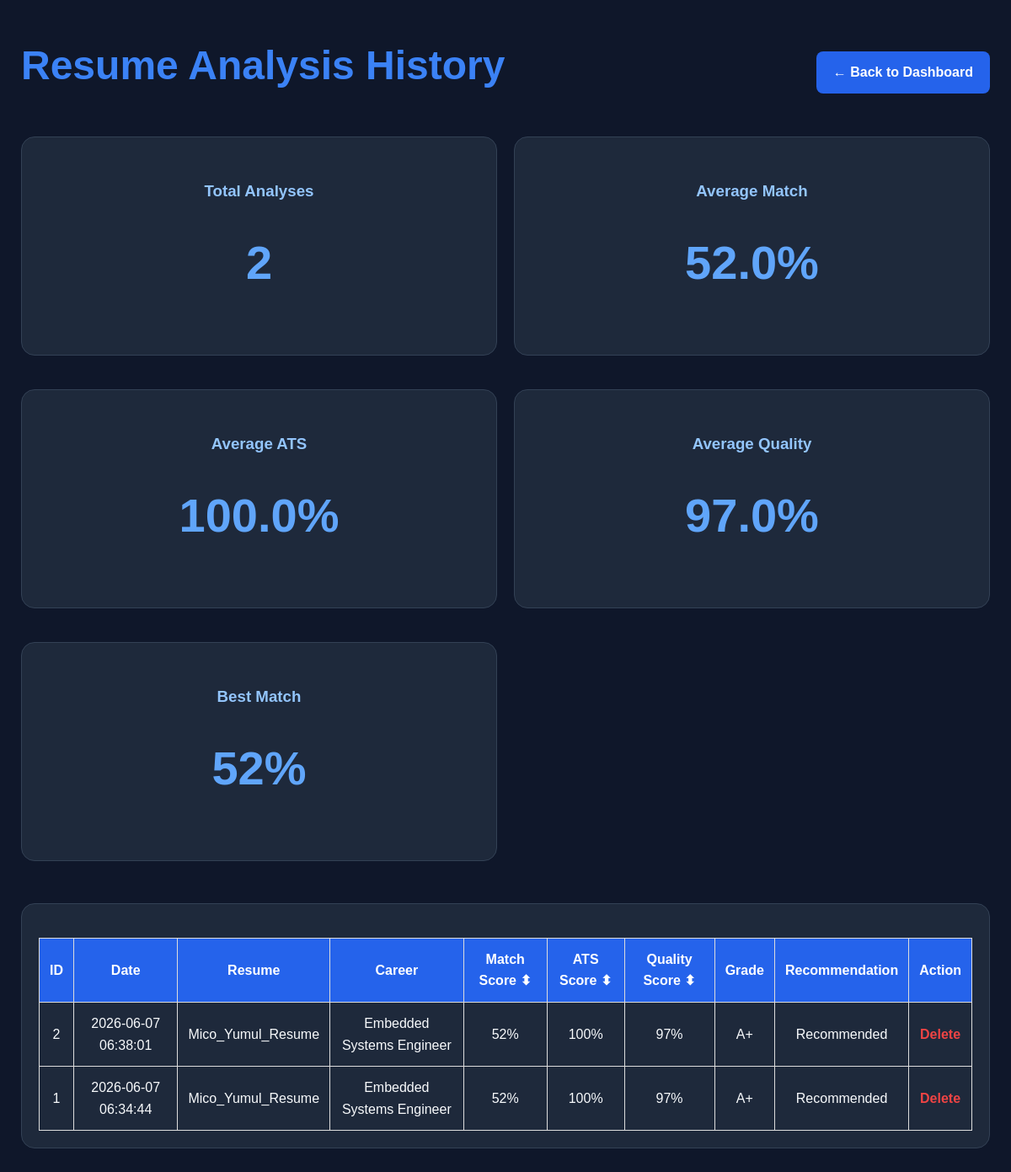
The app's page /history with its own data.
### tables this page shows
CREATE TABLE analyses (

        id INTEGER PRIMARY KEY AUTOINCREMENT,

        created_at TIMESTAMP DEFAULT CURRENT_TIMESTAMP,

        resume_name TEXT,

        predicted_career TEXT,

        match_score INTEGER,

        ats_score INTEGER,

        quality_score INTEGER,

        resume_grade TEXT,

        hiring_recommendation TEXT,

        skills_count INTEGER,

        domain_count INTEGER
    );

### app.py (the view)
@app.route("/history")
def history():
    analyses = get_all_analyses()
    stats = get_statistics()
    return render_template(
        "history.html",
        analyses=analyses,
        stats=stats
    )

### database.py (called while the page is built)
def get_all_analyses():
    conn = sqlite3.connect(DB_NAME)
    cursor = conn.cursor()
    cursor.execute("""
    SELECT *
    FROM analyses
    ORDER BY id DESC
    """)
    rows = cursor.fetchall()
    conn.close()
    return rows

def get_statistics():
    conn = sqlite3.connect(DB_NAME)
    cursor = conn.cursor()
    cursor.execute("""
    SELECT
        COUNT(*),
        AVG(match_score),
        AVG(ats_score),
        AVG(quality_score),
        MAX(match_score)
    FROM analyses
    """)
    stats = cursor.fetchone()
    conn.close()
    return stats

### templates/history.html (shortened to what this page needs)
<!DOCTYPE html>
<html lang="en">
<head>
    <link rel="stylesheet"
          href="{{ url_for('static', filename='css/style.css') }}">
</head>
<body>
<div class="container">
    <div class="header-container">
        <h1>Resume Analysis History</h1>
        <a href="/" class="btn btn-primary">
            ← Back to Dashboard
        </a>
    </div>
<div class="dashboard-grid history-metrics-grid">
    <div class="dashboard-card metric-card">
        <h3>Total Analyses</h3>
        <div class="metric-number">
            {{ stats[0] or 0 }}
        </div>
    </div>
    <div class="dashboard-card metric-card">
        <h3>Average Match</h3>
        <div class="metric-number">
            {{ "%.1f"|format(stats[1] or 0) }}%
        </div>
    </div>
    <div class="dashboard-card metric-card">
        <h3>Average ATS</h3>
        <div class="metric-number">
            {{ "%.1f"|format(stats[2] or 0) }}%
        </div>
    </div>
    <div class="dashboard-card metric-card">
        <h3>Average Quality</h3>
        <div class="metric-number">
            {{ "%.1f"|format(stats[3] or 0) }}%
        </div>
    </div>
    <div class="dashboard-card metric-card">
        <h3>Best Match</h3>
        <div class="metric-number">
            {{ stats[4] or 0 }}%
        </div>
    </div>
</div>
    {% if analyses %}
    <div class="dashboard-card">
        <table class="history-table">
            <thead>
                <tr>
                    <th>ID</th>
                    <th>Date</th>
                    <th>Resume</th>
                    <th>Career</th>
                    <th onclick="sortTable(3)">
                        Match Score ⬍
                    </th>
                    <th onclick="sortTable(4)">
                        ATS Score ⬍
                    </th>
                    <th onclick="sortTable(5)">
                        Quality Score ⬍
                    </th>
                    <th>Grade</th>
                    <th>Recommendation</th>
                    <th>Action</th>
                </tr>
            </thead>
            <tbody>
            {% for row in analyses %}
                <tr>
                    <td>{{ row[0] }}</td>
                    <td>{{ row[1] }}</td>
                    <td>{{ row[2] }}</td>
                    <td>{{ row[3] }}</td>
                    <td>{{ row[4] }}%</td>
                    <td>{{ row[5] }}%</td>
                    <td>{{ row[6] }}%</td>
                    <td>{{ row[7] }}</td>
                    <td>{{ row[8] }}</td>
                    <td>
                        <a href="/delete/{{ row[0] }}"
                           class="delete-btn"
                           onclick="return confirm('Delete this analysis?');">
                            Delete
                        </a>
                    </td>
                </tr>
            {% endfor %}
            </tbody>
        </table>
    </div>
    {% endif %}
</div>
</body>
</html>

### static/css/style.css (style rules this page uses)
* { margin:0;padding:0;box-sizing:border-box; }
:root { --bg-color:#0f172a; --card-color:#1e293b; --border-color:#334155; --text-color:#f8fafc; --secondary-text:#94a3b8; --primary-color:#3b82f6; }
body { background:var(--bg-color); color:var(--text-color); font-family:Arial,Helvetica,sans-serif; line-height:1.6; max-width:1400px; margin:0 auto; padding:40px 25px; }
h1 { text-align:center;color:#3b82f6;font-size:3rem;margin-bottom:15px; }
h3 { color:#93c5fd;margin-bottom:10px; }
.header-container { display:flex; justify-content:space-between; align-items:center; margin-bottom:30px; }
.result-card,.dashboard-card { background:var(--card-color); border:1px solid var(--border-color); border-radius:16px; padding:20px; margin-bottom: 20px; }
.dashboard-grid { display:grid; gap:20px; margin-bottom:20px; }
.metric-card { display:flex; flex-direction:column; justify-content:center; align-items:center; text-align:center; min-height:260px; }
.metric-number { font-size:3.5rem; font-weight:800; margin:15px 0; color:#60a5fa; }
.history-table { width: 100%; border-collapse: collapse; margin-top: 20px; }
.history-table th, .history-table td { padding: 12px; text-align: center; border: 1px solid #ddd; }
.history-table th { background: #2563eb; color: white; }
.btn { padding: 12px 20px; border-radius: 8px; text-decoration: none; font-weight: 600; }
.btn-primary { background: #2563eb; color: white; }
.delete-btn { color: #ef4444; text-decoration: none; font-weight: bold; }
.delete-btn { color: #ef4444; font-weight: 600; text-decoration: none; }
.history-metrics-grid { display:grid; grid-template-columns:repeat(5,1fr); gap:20px; margin-bottom:30px; }
@media (max-width:1200px) { .history-metrics-grid { grid-template-columns:repeat(2,1fr); } }

### records on screen
analyses: id "2", created_at "2026-06-07 06:38:01", resume_name "Mico_Yumul_Resume", predicted_career "Embedded Systems Engineer", match_score "52", ats_score "100", quality_score "97", resume_grade "A+", hiring_recommendation "Recommended"
analyses: id "1", created_at "2026-06-07 06:34:44", resume_name "Mico_Yumul_Resume", predicted_career "Embedded Systems Engineer", match_score "52", ats_score "100", quality_score "97", resume_grade "A+", hiring_recommendation "Recommended"

### other values on screen
{{ stats[0] or 0 }} "2"
{{ "%.1f"|format(stats[1] or 0) }} "52.0"
{{ "%.1f"|format(stats[2] or 0) }} "100.0"
{{ "%.1f"|format(stats[3] or 0) }} "97.0"
{{ stats[4] or 0 }} "52"
